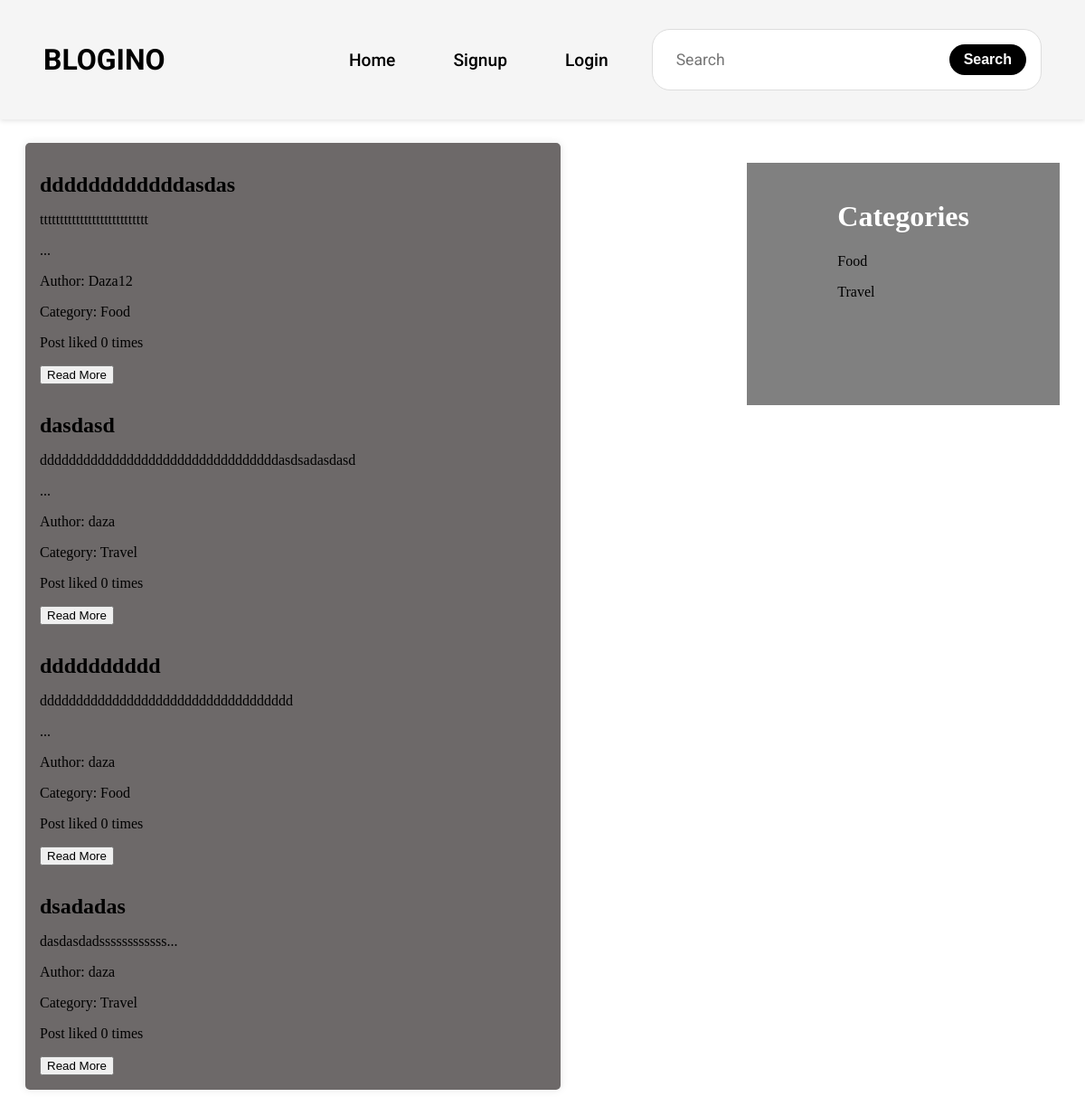
Before: / with the older database file.
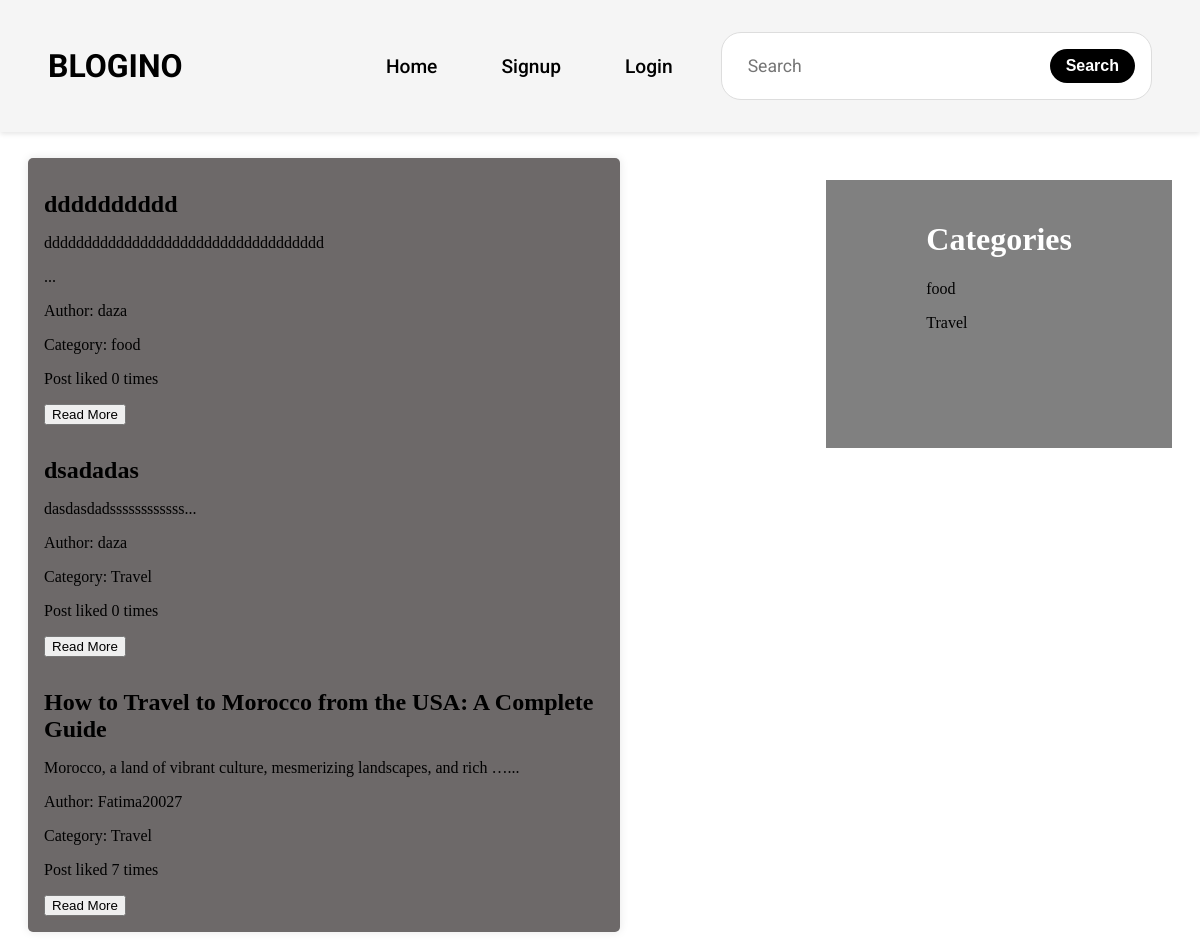
After: the same page with the newer database file.
### landing/models.py (models this page shows, shortened)
class Category(models.Model):
    name = models.CharField(max_length=100)
    def __str__(self):
        return self.name

class Post(models.Model):
    title = models.CharField(max_length=100)
    user = models.ForeignKey(User, on_delete=models.CASCADE)
    content = RichTextField(blank=True, null=True)
    likes = models.PositiveIntegerField(default=0)
    created_at = models.DateTimeField(auto_now_add=True)
    updated_at = models.DateTimeField(auto_now=True)
    category = models.ForeignKey(Category, on_delete=models.CASCADE)

### landing/views.py (the view)
# urls.py: path('', views.index, name='index'),
def index(request):
    categories = Category.objects.all()
    posts = Post.objects.order_by('-created_at')[:4]
    context = {
        'categories': categories,
        'posts': posts,
    }
    return render(request, 'landing/index.html', context)

### templates/landing/index.html (shortened to what this page needs)
{% load static %}
<!DOCTYPE html>
<html lang="en">
<head>
    <link rel="stylesheet" href="{% static 'landing/css/components/menu.css' %}">
    <link rel="stylesheet" href="{% static 'landing/css/components/sidebar.css' %}">
    <link rel="stylesheet" href="{% static 'landing/css/components/posts.css' %}">
    <link href='https://unpkg.com/boxicons@2.1.4/css/boxicons.min.css' rel='stylesheet'>
</head>
<body>
    {% block menu %}
        {% include 'landing/components/menu.html' %}
    {% endblock %}
    {% block category %}
        {% include 'landing/components/sidebar.html' %}
    {% endblock %}
    {% block posts %}
        {% include 'landing/components/posts.html' %}
    {% endblock %}
</body>
</html>

### templates/landing/components/sidebar.html
{% block sidebar %}
    <div class="sidebar">
        <h1 class="sidebar__title">Categories</h1>
        {% for category in categories %}
            <p> <a href="{% url 'landing:category' category.id %}"> {{ category.name }} </a></p>
        {% endfor %}
    </div>
{% endblock %}

### templates/landing/components/posts.html
{% block posts %}
    <div class="posts">
        <h1 class="posts__title">Latest Posts</h1>
        <div class="posts__container">
            {% for post in posts %}
                <div class="post">
                    {% if user.is_superuser  %}
                        <h1 class="post__title">title: {{ post.title }}</h1>
                        <p class="post__content">content: {{ post.content|truncatewords:10|safe }}...</p>
                        <p class="post__author">author: {{ post.user }}</p>
                        <p class="post__category">category: {{ post.category }}</p>
                        {% if post.likes == 1 %}
                            <p class="post__category">post liked 1 time</p>
                        {% else %}
                            <p class="post__category">post liked {{ post.likes }} times</p>
                        {% endif %}
                        <button class="post__button"><a href="{% url 'landing:post_detail' post.id %}"> Read More </a></button>
                        <button><a href="{% url 'landing:delete_post' post.id %}">delete</a></button>
                    {% else %}
                        <h1 class="post__title">{{ post.title }}</h1>
                        <p class="post__content">{{ post.content|truncatewords:10|safe }}...</p>
                        <p class="post__author">Author: {{ post.user }}</p>
                        <p class="post__category">Category: {{ post.category }}</p>
                        {% if post.likes == 1 %}
                            <p class="post__likes">Post liked 1 time</p>
                        {% else %}
                            <p class="post__likes">Post liked {{ post.likes }} times</p>
                        {% endif %}
                        <button class="post__button"><a href="{% url 'landing:post_detail' post.id %}">Read More</a></button>
                    {% endif %}
                </div>
            {% endfor %}
        </div>
    </div>
{% endblock %}

Changed rows visible on the page:
removed Post: title "ddddddddddddasdas", content "ttttttttttttttttttttttttttt", user "Daza12", category "Food", likes "0"
removed Post: title "dasdasd", content "dddddddddddddddddddddddddddddddddasdsadasdasd", user "daza", category "Travel", likes "0"
changed Category: name "Food" → "food"
changed through a linked row, Post "dddddddddd": category "Food" → "food"
now on this page (row unchanged): Post: title "How to Travel to Morocco from the USA: A Complete Guide", content "Morocco, a land of vibrant culture, mesmerizing landscapes, and rich …", user "Fatima20027", category "Travel", likes "7"
